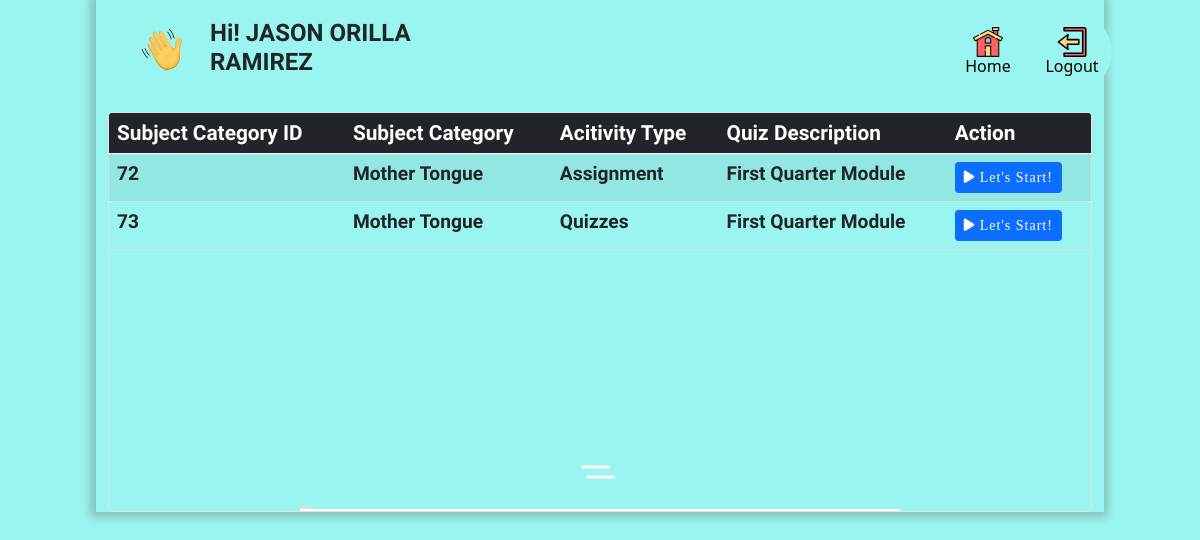
The page /quiz/index.php (signed in) on the database its author committed.
### tables this page shows
CREATE TABLE `questionscategory` (
  `id` int(11) NOT NULL,
  `subjectid` varchar(255) NOT NULL,
  `subjectcategory` varchar(255) NOT NULL,
  `quizdesc` varchar(255) NOT NULL,
  `activity` varchar(255) NOT NULL,
  `gradeid` varchar(255) NOT NULL,
  `instructions` varchar(255) NOT NULL
);

### quiz/index.php (the view, shortened to what this page needs)
<?php
include 'db.php';
$userid = $_GET['uid'];
?>
<html>
<head>
    <link rel="stylesheet" href="../css/bootstrap.min.css">
	<link rel="stylesheet" href="../css/all.min.css">
	<link rel="stylesheet" href="../css/fontawesome.min.css" />
	<link rel="stylesheet" href="../css/jquery.dataTables.min.css">
	<link rel="stylesheet" href="../css/hover.css">
</head>
<body>
<div class="container" id="myNavigation">
	<div class="row" >
	<div class="col-md-4 align-items-center d-flex">
                <img src="../img/dictionary/waving-hello.gif" alt="hand waving" width="150px" height="100px" id="greetingwave">
                <div class="h4 fw-bold hvr-float-shadow" id="greetingtxt">Hi! <?= $_SESSION["users"] ?></div>
            </div>
            <div class="col-6"></div>
		<div class="col-md-2">
			<div class="row my-2">
				<div class="col-xl-6 my-1 mb-1">
					<a href="../user_dashboard.php" class="nav_select hvr-pulse-shrink">
						<img src="../img/dictionary/home.svg" alt="home button">
						<div class="h6 ">Home</div>
					</a>
				</div>
				<div class="col-xl-6 mt-1 mb-1">
					<a href="../logout.php" class="nav_select hvr-pulse-shrink">
						<img src="../img/dictionary/logout.svg" alt="logout button">
						<div class="h6">Logout</div>
					</a>
				</div>
			</div>
		</div>
	</div>
<main >
<div class="container px-0 border rounded my-2" id="tableWrapper">
    <div class = "menu text-center ">
	<table class="table table table-striped" id = "table">
		<thead class = "table-dark">
			<tr>
			<th scope="col">Subject Category ID</th>
			<th scope="col">Subject Category</th>
			<th scope="col">Acitivity Type</th>
			<th scope="col">Quiz Description</th>
			<th scope="col">Action</th>
			</tr>
		</thead>
		<tbody>
			<?php
				$query = "SELECT * FROM questionscategory where gradeid = '$_SESSION[gradeid]' ";
				$result = mysqli_query($connection,$query);
				$row_cnt = mysqli_num_rows($result);
				if($row_cnt > 0){
				while($row=mysqli_fetch_assoc($result)){
					$qcid = $row['id'];
					$querychecksubmitted = "SELECT * FROM submitted_students where uid='$userid' and qcid = '$qcid'";
					$res =	mysqli_query($connection,$querychecksubmitted);
					if(mysqli_num_rows($res) == 0) {
				?>
			<tr>
			<td ><?php echo $row['id'] ?></td>
			<td ><?php echo $row['subjectcategory'] ?></td>
			<td ><?php echo $row['activity'] ?></td>
			<td ><?php echo $row['quizdesc'] ?></td>
			<td >
			<div id="wrap">
				<a class="btn btn-sm btn-primary btn-slide button" href="main.php?id=<?=$row['id'] ?>">
					<i class="fa-solid fa-play " aria-hidden = "true">
					</i> Let's Start!
				</a>
			</div>
			</td>
			</tr>
			<?php
			}
			}
		}else{
			?>
		<div class = "alert alert-danger">
		No Activities Available
		</div>
			<?php
		}
			?>
		</tbody>
	</table>
	<div class="loop-wrapper">
  <div class="tree"></div>
  <div class="rock"></div>
  <div class="truck"></div>
  <div class="wheels"></div>
</div>
</div>
	</main>
</div>
</body>
</html>

### quiz/index.php (style rules this page uses)
#greetingwave { margin: auto; margin-right: 0px; }
.nav_select { background-color: #9AF4EF; border-radius: 40px; display: block; width: 80px; height: 80px; margin: auto; text-align: center; text-decoration: none; color: black; }
#myNavigation a img { margin: auto; margin-top: 15px; width: 30px; height: 30px; }
#tableWrapper { height: 50vh; overflow:scroll; }
body { min-height: 100vh; width:100%; background-color: #9AF4EF; background-image: url("../img/dictionary/tractor.gif"); background-position: center; background-repeat: no-repeat; background-size: 70%; padding : 0 8% }
#myNavigation { background-color: #9AF4EF; width: 100%; height: auto; -webkit-box-shadow: -1px 0px 8px 5px rgba(133,196,188,1); -moz-box-shadow: -1px 0px 8px 5px rgba(133,196,188,1); box-shadow: -1px 0px 8px 5px rgba(133,196,188,1); }
.button { font-family: 'Staatliches', cursive; letter-spacing: 1px; box-shadow: 0px 0px 0px rgba(0,0,0,0.4); transition: 500ms; }
.button:after { content: ''; position: absolute; transform: translateX(-55px) translateY(-40px); width: 25px; height: 25px; border-radius: 50%; background: transparent; box-shadow: 0px 0px 50px transparent; transition: 500ms; }
.loop-wrapper { margin: -4px auto; position: relative; display: block; width: 600px; height: 250px; overflow: hidden; border-bottom: 3px solid #fff; color: #fff; }
.tree, .tree:nth-child(2), .tree:nth-child(3) { position: absolute; height: 100px; width: 35px; bottom: 0; background: url(https://s3-us-west-2.amazonaws.com/s.cdpn.io/130015/tree.svg) no-repeat; }
.rock { margin-top: -17%; height: 2%; width: 2%; bottom: -2px; border-radius: 20px; position: absolute; background: #ddd; }
.truck, .wheels { transition: all ease; width: 85px; margin-right: -60px; bottom: 0px; right: 50%; position: absolute; background: #eee; }
.truck { background: url(https://s3-us-west-2.amazonaws.com/s.cdpn.io/130015/truck.svg) no-repeat; background-size: contain; height: 60px; }
.truck:before { content: " "; position: absolute; width: 25px; box-shadow: -30px 28px 0 1.5px #fff, -35px 18px 0 1.5px #fff; }
.wheels { background: url(https://s3-us-west-2.amazonaws.com/s.cdpn.io/130015/wheels.svg) no-repeat; height: 15px; margin-bottom: 0; }
.tree { animation: tree 3s 0.000s linear infinite; }
.rock { animation: rock 4s -0.530s linear infinite; }
.truck { animation: truck 4s 0.080s ease infinite; }
.wheels { animation: truck 4s 0.001s ease infinite; }
.truck:before { animation: wind 1.5s 0.000s ease infinite; }
table th { font-family: 'Bellota Text', cursive; font-size:1.3rem; font-weight: bold; }
table td { font-family: 'Bellota Text', cursive; font-size:1.2rem; font-weight: bold; }
#greetingtxt { text-transform:initial; font-family: 'Bellota Text', cursive; }

### rows shown on the page
questionscategory: id "72", subjectcategory "Mother Tongue", activity "Assignment", quizdesc "First Quarter Module"
questionscategory: id "73", subjectcategory "Mother Tongue", activity "Quizzes", quizdesc "First Quarter Module"

### other values the page prints
$_SESSION["users"] "JASON ORILLA RAMIREZ"
